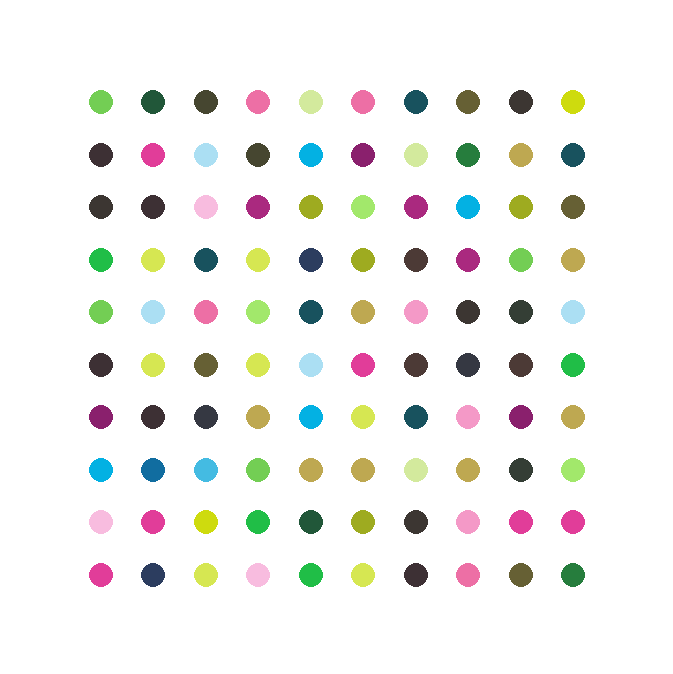
#> input picture imgs/work-of-art.png, 673 x 674 px
$ python main.py
#> lines starting #> are read from the running program, lines starting #| are printed output that depends on the picture
from tkinter import filedialog
from turtle import Turtle, Screen
import colorgram
import random
import PIL
from PIL import Image
import os

# https://stackoverflow.com/questions/13852700/create-file-but-if-name-exists-add-number
def uniquify(path):
    filename, extension = os.path.splitext(path)
    counter = 1

    while os.path.exists(path):
        path = filename + "(" + str(counter) + ")" + extension
        counter += 1

    return path

# File picker dialog
filename = filedialog.askopenfilename(initialdir = ".",title ="Select an image")
#> the answer given: imgs/work-of-art.png

# Load image
try:
    im = Image.open(filename)
#> im is the input picture: PIL image 673x674 RGBA; mean R, G, B, A 243, 243.2, 240.6, 255
except OSError:
    print('Could not open image.')
    exit()

# Resize image
im.thumbnail((400, 400))
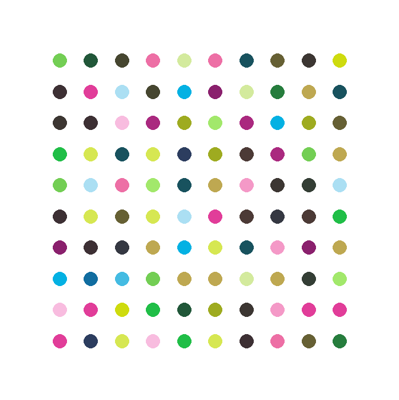
#> im: PIL image 399x400 RGBA; mean R, G, B, A 242.9, 243.1, 240.5, 255

try:
#> (the run stopped early here; a loop or call above may not have finished)
